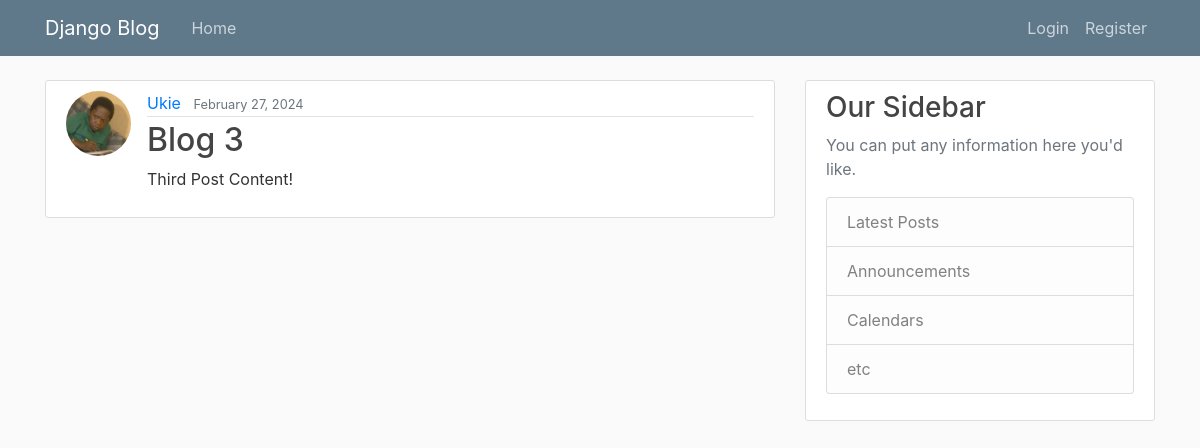
Screenshot of /post/3/ with the database file from the repository.
### blog/models.py (models this page shows, shortened)
class Post(models.Model):
	title = models.CharField(max_length=100)
	content = models.TextField()
	date_posted = models.DateTimeField(default=timezone.now)
	author = models.ForeignKey(User, on_delete=models.CASCADE)

### users/models.py (models this page shows, shortened)
class Profile(models.Model):
	user = models.OneToOneField(User, on_delete=models.CASCADE)
	image = models.ImageField(default='default.jpg', upload_to='profile_pics')

### blog/views.py (the view)
# urls.py: path('post/<int:pk>/', PostDetailView.as_view(), name='post-detail'),
class PostDetailView(DetailView):
	model = Post

### blog/templates/blog/post_detail.html (shortened to what this page needs)
{% extends 'blog/base.html' %}
{% block content %}
	<article class='media content-section'>
		<img class='rounded-circle article-img' src='{{ object.author.profile.image.url }}'>
		<div class='media-body'>
			<div class='article-metadata'>
				<a class='mr-2' href="{% url 'user-posts' object.author.username %}">{{ object.author }}</a>
				<small class='text-muted'>{{ object.date_posted|date:"F d, Y" }}</small>
			</div>
			<h2 class='article-title'>{{ object.title }}</h2>
			<p class='article-content'>{{ object.content }}</p>
		</div>
	</article>
{% endblock content %}

### blog/static/blog/main.css (style rules this page uses)
body { background: #fafafa; color: #333333; margin-top: 5rem; }
h1, h2, h3, h4, h5, h6 { color: #444444; }
.content-section { background: #ffffff; padding: 10px 20px; border: 1px solid #dddddd; border-radius: 3px; margin-bottom: 20px; }
.article-title { color: #444444; }
.article-content { white-space: pre-line; }
.article-img { height: 65px; width: 65px; margin-right: 16px; }
.article-metadata { padding-bottom: 1px; margin-bottom: 4px; border-bottom: 1px solid #e3e3e3 }

### rows the page displays
Post: author.profile.image (picture), author "Ukie", date_posted "February 27, 2024", title "Blog 3", content "Third Post Content!"
